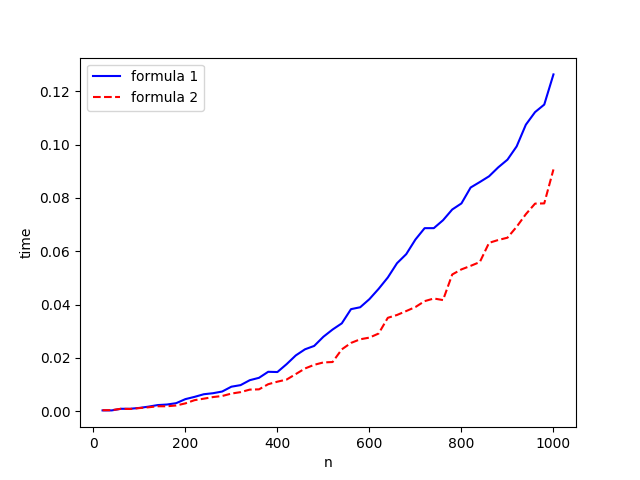

Recreate this plot in Python.
#CSC336 Assignment #2 starter code

import numpy as np
import scipy.linalg as sla
#import time
#import matplotlib.pyplot as plt

#Q4a
def p_to_q(p):
    """
    return the permutation vector, q, corresponding to
    the pivot vector, p.
    >>> p_to_q(np.array([2,3,2,3]))
    array([2, 3, 0, 1])
    >>> p_to_q(np.array([2,4,8,3,9,7,6,8,9,9]))
    array([2, 4, 8, 3, 9, 7, 6, 0, 1, 5])
    """
    q = np.array([i for i in range(p.shape[0])]) #replace with your code
    for i in range(p.shape[0]):
        q[i], q[p[i]] = q[p[i]], q[i]
    return q

#Q4b
def solve_plu(A,b):
    """
    return the solution of Ax=b. The solution is calculated
    by calling scipy.linalg.lu_factor, converting the piv
    vector using p_to_q, and solving two triangular linear systems
    using scipy.linalg.solve_triangular.
    """
    lu, piv = sla.lu_factor(A)
    q = p_to_q(piv)
    y = sla.solve_triangular(lu, b[q], lower=True, unit_diagonal=True)
    x = sla.solve_triangular(lu, y)

    return x

def q3_f1(A, B, C, b):
    return np.dot(np.dot(np.dot(np.linalg.inv(B), 2 * A + np.identity(A.shape[0])), np.linalg.inv(C) + A), b)

def q3_f2(A, B, C, b):
    M = 2 * A + np.identity(B.shape[0])
    N = sla.solve(B, M)
    O = sla.solve(C, b) + np.dot(A, b)
    return np.dot(N, O)

def print_graph(min_n, max_n):
    """
    Code for q3c, uncomment line 5 and line 6 before using it.
    """
    n_lst = []
    f1 = []
    f2 = []
    for i in range(min_n, max_n + 1):
        n = 20 * i
        n_lst.append(n)

        A = np.random.uniform(-1, 1, [n, n])
        B = np.random.uniform(-1, 1, [n, n])
        C = np.random.uniform(-1, 1, [n, n])
        b = np.random.uniform(-1, 1, n)

        f1_s = time.perf_counter()
        q3_f1(A, B, C, b)
        f1_e = time.perf_counter()
        f1.append(f1_e - f1_s)

        f2_s = time.perf_counter()
        q3_f2(A, B, C, b)
        f2_e = time.perf_counter()
        f2.append(f2_e - f2_s)
    plt.plot(n_lst, f1, 'b', n_lst, f2, 'r--')
    plt.xlabel("n")
    plt.ylabel("time")
    plt.legend(("formula 1", "formula 2"))
    plt.savefig("a2.png")
    plt.show()


if __name__ == "__main__":
    import doctest
    doctest.testmod()

    #test your solve_plu function on a random system
    n = 10
    A = np.random.uniform(-1,1,[n,n])
    b = np.random.uniform(-1,1,n)
    xtrue = sla.solve(A,b)
    x = solve_plu(A,b)
    print("solve_plu works:",np.allclose(x,xtrue,rtol=1e-10,atol=0))

    #print_graph(1, 50)
